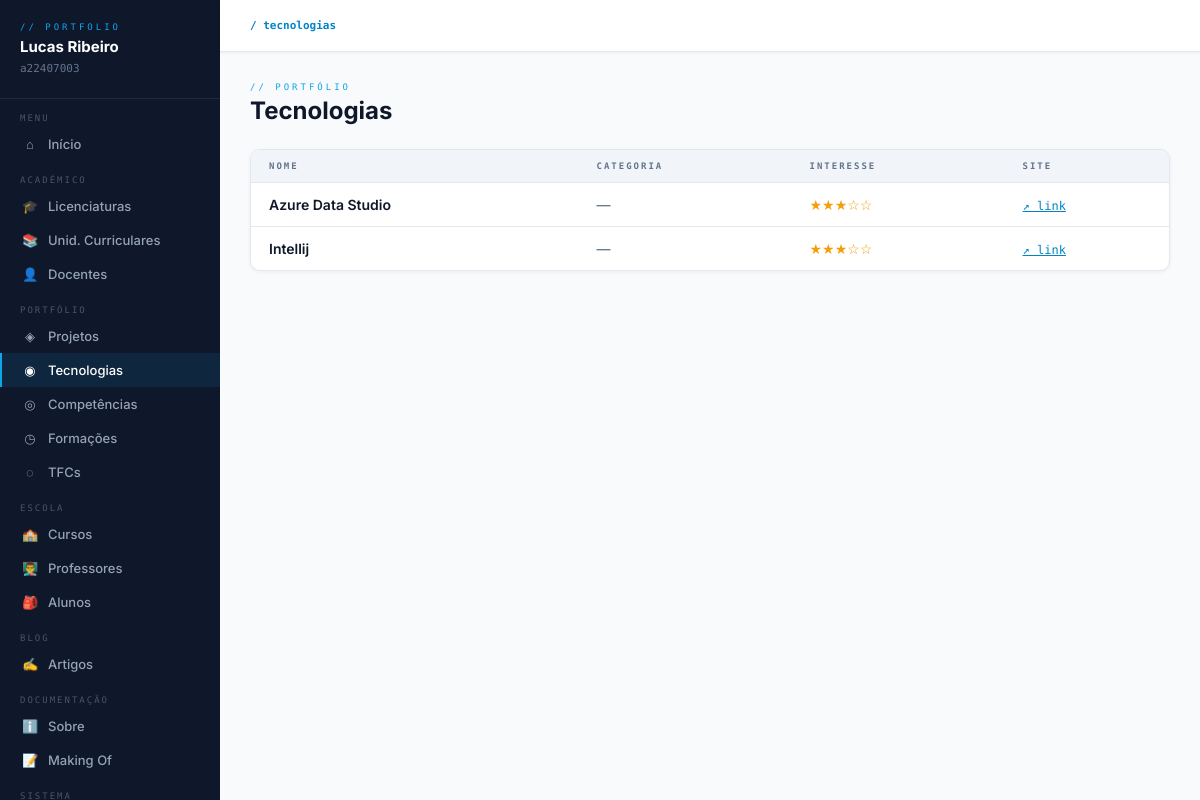
Page /tecnologias/ on the earlier database version.
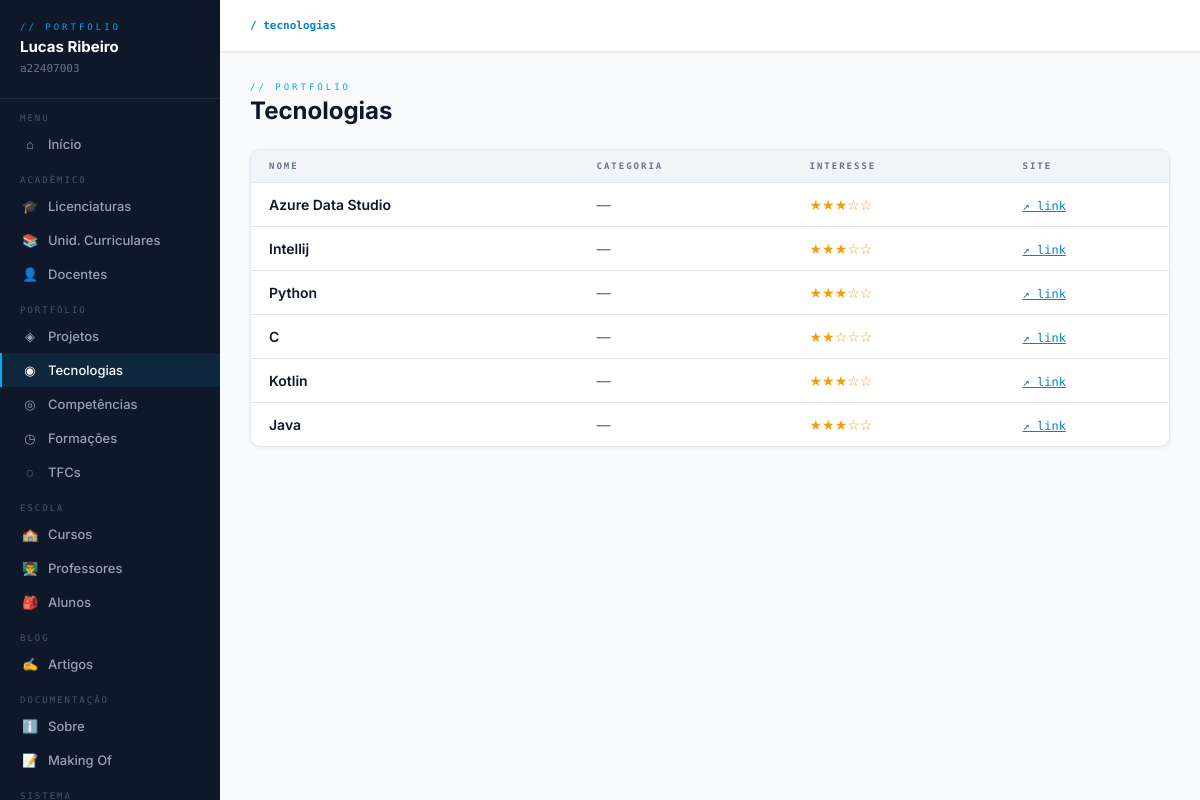
Same page on the later database version.
### portfolio/models.py (models this page shows, shortened)
class Tecnologia(models.Model):
    CATEGORIAS = [
        ('linguagem', 'Linguagem'),
    ('framework', 'Framework'),
    ('ferramenta', 'Ferramenta'),
    ('base_dados', 'Base de Dados'),
    ('devops', 'DevOps'),
]
    categoria = models.CharField(max_length=20, choices=CATEGORIAS, blank=True)
    nome = models.CharField(max_length=100)
    descricao = models.TextField(blank=True)
    logo = models.ImageField(upload_to='tecnologias/', blank=True)
    url_site = models.URLField(blank=True)
    nivel_interesse = models.IntegerField(default=3)

### portfolio/views.py (the view)
# urls.py: path('tecnologias/', views.tecnologias_list, name='tecnologias_list'),
def tecnologias_list(request):
    return render(request, 'portfolio/tecnologias_list.html', {'tecnologias': Tecnologia.objects.all()})

### portfolio/templates/portfolio/tecnologias_list.html (shortened to what this page needs)
{% extends 'portfolio/base.html' %}
{% load grupo_tags %}
{% block nav_tec %}active{% endblock %}
{% block breadcrumb %}<b>/ tecnologias</b>{% endblock %}
{% block content %}
<div class="page-header">
    <div>
        <div class="page-label">// portfólio</div>
        <div class="page-title">Tecnologias</div>
    </div>
</div>
<div class="card">
    <table>
        <thead>
            <tr>
                <th>Nome</th><th>Categoria</th><th>Interesse</th><th>Site</th>
            </tr>
        </thead>
        <tbody>
        {% for t in tecnologias %}
            <tr>
                <td class="text-dark">{{ t.nome }}</td>
                <td>{% if t.get_categoria_display %}<span class="badge badge-cyan">{{ t.get_categoria_display }}</span>{% else %}<span class="text-muted">—</span>{% endif %}</td>
                <td><span class="stars">{% for i in "12345" %}{% if forloop.counter <= t.nivel_interesse %}★{% else %}☆{% endif %}{% endfor %}</span></td>
                <td>{% if t.url_site %}<a href="{{ t.url_site }}" target="_blank" class="link-accent">↗ link</a>{% else %}<span class="text-muted">—</span>{% endif %}</td>
            </tr>
        {% empty %}
            <tr><td colspan="5"><div class="empty"><span>◉</span>Nenhuma tecnologia adicionada ainda.</div></td></tr>
        {% endfor %}
        </tbody>
    </table>
</div>
{% endblock %}

Differences in the rows shown:
added Tecnologia: nome "Python", nivel_interesse 3 (drawn)
added Tecnologia: nome "C", nivel_interesse 2 (drawn)
added Tecnologia: nome "Kotlin", nivel_interesse 3 (drawn)
added Tecnologia: nome "Java", nivel_interesse 3 (drawn)
